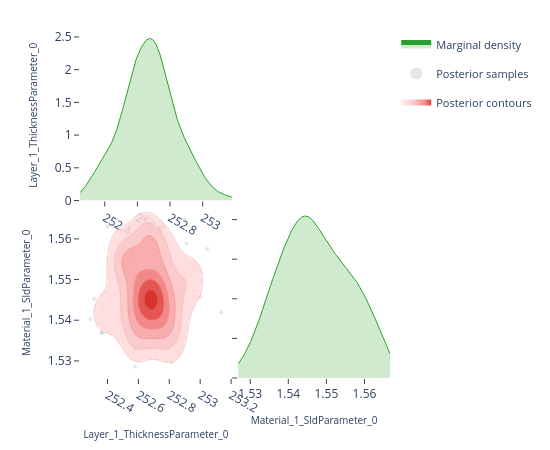

Notebook code cell kept with this figure:
### Code cell
# ---- Pairwise focus: thickness vs SLD ---------------------------------------
# A 2-parameter corner plot zooms in on the joint posterior for a specific
# pair.  This is the same view the EasyReflectometryApp's "2D Heatmap"
# sub-tab uses to inspect parameter degeneracies.


params_of_interest = ['Layer_1_ThicknessParameter_0', 'Material_1_SldParameter_0']
idx = [posterior.param_names.index(p) for p in params_of_interest]
subset_draws = np.asarray(posterior.draws)[:, idx]

fig = plot_corner(subset_draws, params_of_interest)
fig.show()

### Figure 1 — Plotly figure (JSON) as saved in the notebook; plotly's stock layout.template omitted (floating-point values rounded to 4 significant figures; data arrays with more than 128 entries replaced by an {"elided": "..."} marker saying what was removed)
{"data": [{"fill": "tozeroy", "fillcolor": "rgba(44, 160, 44, 0.22)", "hoverinfo": "skip", "legendgroup": "marginal", "line": {"color": "rgb(44, 160, 44)", "width": 1}, "mode": "lines", "name": "Marginal density", "showlegend": true, "type": "scatter", "x": {"elided": "256 float values"}, "xaxis": "x", "y": {"elided": "256 float values"}, "yaxis": "y"}, {"hoverinfo": "skip", "legendgroup": "scatter", "marker": {"color": "rgba(140, 140, 140, 0.22)", "size": 4}, "mode": "markers", "name": "Posterior samples", "showlegend": true, "type": "scatter", "x": [252.9, 252.7, 252.5, 252.5, 252.9, 252.7, 252.4, 252.6, 252.6, 252.6, 252.7, 252.7, 252.8, 252.4, 252.7, 252.7, 252.8, 252.6, 252.5, 252.7, 252.4, 252.6, 252.5, 252.8, 252.9, 252.6, 252.6, 252.8, 252.5, 252.7, 253.1, 252.8, 252.9, 252.7, 252.5, 252.7, 252.8, 252.6, 252.7, 253.0, 252.6, 252.8, 252.5, 252.7, 252.6, 252.8, 252.9, 253.0, 252.6, 252.9, 252.8, 252.7, 252.4, 252.6, 253.0, 252.6, 252.4, 252.6, 253.0, 252.7, 252.6, 252.8, 252.7, 252.7, 252.9, 252.7, 252.5, 252.7, 252.8, 252.8, 252.4, 252.6, 252.8, 252.9, 252.5, 252.6, 252.7, 252.6, 252.8, 252.9, 252.6, 252.7, 252.7, 253.0, 252.6, 252.6, 252.5, 252.4, 252.5, 252.7, 252.7, 252.4, 252.6, 252.8, 252.6, 252.7, 252.6, 252.7, 252.8, 252.6, 252.7, 252.7, 252.6, 252.6, 252.6, 252.8, 252.9, 252.6, 252.9, 252.4, 252.6, 252.3, 252.7, 252.7, 252.7, 252.7, 252.3], "xaxis": "x3", "y": [1.533, 1.535, 1.562, 1.555, 1.539, 1.559, 1.543, 1.545, 1.541, 1.542, 1.539, 1.562, 1.553, 1.543, 1.548, 1.562, 1.535, 1.54, 1.55, 1.552, 1.553, 1.543, 1.557, 1.54, 1.537, 1.547, 1.534, 1.545, 1.558, 1.541, 1.542, 1.53, 1.552, 1.546, 1.551, 1.543, 1.54, 1.532, 1.56, 1.558, 1.535, 1.543, 1.555, 1.547, 1.565, 1.547, 1.543, 1.546, 1.556, 1.547, 1.557, 1.562, 1.563, 1.537, 1.552, 1.544, 1.54, 1.555, 1.552, 1.55, 1.543, 1.53, 1.549, 1.542, 1.551, 1.547, 1.554, 1.56, 1.558, 1.552, 1.537, 1.556, 1.546, 1.565, 1.537, 1.54, 1.544, 1.565, 1.559, 1.559, 1.533, 1.549, 1.54, 1.547, 1.554, 1.537, 1.543, 1.547, 1.538, 1.56, 1.556, 1.563, 1.55, 1.541, 1.557, 1.557, 1.546, 1.549, 1.552, 1.55, 1.535, 1.537, 1.547, 1.54, 1.547, 1.537, 1.551, 1.529, 1.533, 1.537, 1.553, 1.545, 1.543, 1.546, 1.545, 1.545, 1.54], "yaxis": "y3", "zorder": 0}, {"colorscale": [[0.0, "rgba(255, 224, 224, 0.62)"], [0.35, "rgba(250, 188, 188, 0.70)"], [0.6, "rgba(245, 148, 148, 0.78)"], [0.82, "rgba(237, 104, 104, 0.84)"], [1.0, "rgba(215, 48, 39, 0.90)"]], "connectgaps": false, "contours": {"coloring": "fill", "end": 95.79, "showlabels": false, "showlines": false, "size": 15.12, "start": 20.17}, "hoverinfo": "skip", "legendgroup": "contour", "name": "Posterior contours", "showlegend": true, "showscale": false, "type": "contour", "x": [252.2, 252.3, 252.3, 252.3, 252.3, 252.3, 252.3, 252.3, 252.3, 252.4, 252.4, 252.4, 252.4, 252.4, 252.4, 252.4, 252.4, 252.4, 252.5, 252.5, 252.5, 252.5, 252.5, 252.5, 252.5, 252.5, 252.6, 252.6, 252.6, 252.6, 252.6, 252.6, 252.6, 252.6, 252.6, 252.7, 252.7, 252.7, 252.7, 252.7, 252.7, 252.7, 252.7, 252.8, 252.8, 252.8, 252.8, 252.8, 252.8, 252.8, 252.8, 252.8, 252.9, 252.9, 252.9, 252.9, 252.9, 252.9, 252.9, 252.9, 253.0, 253.0, 253.0, 253.0, 253.0, 253.0, 253.0, 253.0, 253.0, 253.1, 253.1, 253.1, 253.1, 253.1, 253.1, 253.1, 253.1, 253.2, 253.2, 253.2], "xaxis": "x3", "y": [1.527, 1.527, 1.528, 1.528, 1.529, 1.529, 1.53, 1.53, 1.531, 1.531, 1.532, 1.532, 1.533, 1.533, 1.534, 1.534, 1.535, 1.535, 1.536, 1.536, 1.537, 1.537, 1.538, 1.538, 1.539, 1.539, 1.54, 1.54, 1.541, 1.541, 1.542, 1.542, 1.543, 1.543, 1.544, 1.544, 1.545, 1.545, 1.546, 1.547, 1.547, 1.548, 1.548, 1.549, 1.549, 1.55, 1.55, 1.551, 1.551, 1.552, 1.552, 1.553, 1.553, 1.554, 1.554, 1.555, 1.555, 1.556, 1.556, 1.557, 1.557, 1.558, 1.558, 1.559, 1.559, 1.56, 1.56, 1.561, 1.561, 1.562, 1.562, 1.563, 1.563, 1.564, 1.564, 1.565, 1.565, 1.566, 1.566, 1.567], "yaxis": "y3", "z": {"elided": "80x80 float values"}, "zmax": 95.79, "zmin": 20.17, "zorder": 1}, {"colorscale": [[0.0, "rgba(250, 188, 188, 0.94)"], [0.35, "rgba(250, 188, 188, 0.94)"], [0.35, "rgba(245, 148, 148, 0.95)"], [0.6, "rgba(245, 148, 148, 0.95)"], [0.6, "rgba(237, 104, 104, 0.96)"], [0.82, "rgba(237, 104, 104, 0.96)"], [0.82, "rgba(215, 48, 39, 0.98)"], [1.0, "rgba(215, 48, 39, 0.98)"]], "contours": {"coloring": "lines", "end": 95.79, "showlabels": false, "size": 15.12, "start": 20.17}, "hoverinfo": "skip", "legendgroup": "contour", "line": {"width": 0.9}, "showlegend": false, "showscale": false, "type": "contour", "x": [252.2, 252.3, 252.3, 252.3, 252.3, 252.3, 252.3, 252.3, 252.3, 252.4, 252.4, 252.4, 252.4, 252.4, 252.4, 252.4, 252.4, 252.4, 252.5, 252.5, 252.5, 252.5, 252.5, 252.5, 252.5, 252.5, 252.6, 252.6, 252.6, 252.6, 252.6, 252.6, 252.6, 252.6, 252.6, 252.7, 252.7, 252.7, 252.7, 252.7, 252.7, 252.7, 252.7, 252.8, 252.8, 252.8, 252.8, 252.8, 252.8, 252.8, 252.8, 252.8, 252.9, 252.9, 252.9, 252.9, 252.9, 252.9, 252.9, 252.9, 253.0, 253.0, 253.0, 253.0, 253.0, 253.0, 253.0, 253.0, 253.0, 253.1, 253.1, 253.1, 253.1, 253.1, 253.1, 253.1, 253.1, 253.2, 253.2, 253.2], "xaxis": "x3", "y": [1.527, 1.527, 1.528, 1.528, 1.529, 1.529, 1.53, 1.53, 1.531, 1.531, 1.532, 1.532, 1.533, 1.533, 1.534, 1.534, 1.535, 1.535, 1.536, 1.536, 1.537, 1.537, 1.538, 1.538, 1.539, 1.539, 1.54, 1.54, 1.541, 1.541, 1.542, 1.542, 1.543, 1.543, 1.544, 1.544, 1.545, 1.545, 1.546, 1.547, 1.547, 1.548, 1.548, 1.549, 1.549, 1.55, 1.55, 1.551, 1.551, 1.552, 1.552, 1.553, 1.553, 1.554, 1.554, 1.555, 1.555, 1.556, 1.556, 1.557, 1.557, 1.558, 1.558, 1.559, 1.559, 1.56, 1.56, 1.561, 1.561, 1.562, 1.562, 1.563, 1.563, 1.564, 1.564, 1.565, 1.565, 1.566, 1.566, 1.567], "yaxis": "y3", "z": {"elided": "80x80 float values"}, "zmax": 95.79, "zmin": 20.17, "zorder": 2}, {"fill": "tozeroy", "fillcolor": "rgba(44, 160, 44, 0.22)", "hoverinfo": "skip", "legendgroup": "marginal", "line": {"color": "rgb(44, 160, 44)", "width": 1}, "mode": "lines", "name": "Marginal density", "showlegend": false, "type": "scatter", "x": {"elided": "256 float values"}, "xaxis": "x4", "y": {"elided": "256 float values"}, "yaxis": "y4"}], "layout": {"height": 450, "legend": {"font": {"size": 11}, "itemsizing": "constant", "orientation": "v", "x": 1.02, "xanchor": "left", "y": 1.0, "yanchor": "top"}, "margin": {"b": 60, "l": 80, "r": 160, "t": 30}, "plot_bgcolor": "white", "showlegend": true, "width": 550, "xaxis": {"anchor": "y", "domain": [0.0, 0.49], "showgrid": false, "ticks": "outside", "zeroline": false}, "xaxis2": {"anchor": "y2", "domain": [0.51, 1.0], "showgrid": false, "ticks": "outside", "visible": false, "zeroline": false}, "xaxis3": {"anchor": "y3", "domain": [0.0, 0.49], "showgrid": false, "ticks": "outside", "title": {"font": {"size": 10}, "text": "Layer_1_ThicknessParameter_0"}, "zeroline": false}, "xaxis4": {"anchor": "y4", "domain": [0.51, 1.0], "showgrid": false, "ticks": "outside", "title": {"font": {"size": 10}, "text": "Material_1_SldParameter_0"}, "zeroline": false}, "yaxis": {"anchor": "x", "domain": [0.51, 1.0], "showgrid": false, "ticks": "outside", "title": {"font": {"size": 10}, "text": "Layer_1_ThicknessParameter_0"}, "zeroline": false}, "yaxis2": {"anchor": "x2", "domain": [0.51, 1.0], "showgrid": false, "ticks": "outside", "visible": false, "zeroline": false}, "yaxis3": {"anchor": "x3", "domain": [0.0, 0.49], "showgrid": false, "ticks": "outside", "title": {"font": {"size": 10}, "text": "Material_1_SldParameter_0"}, "zeroline": false}, "yaxis4": {"anchor": "x4", "domain": [0.0, 0.49], "showgrid": false, "showticklabels": false, "ticks": "outside", "zeroline": false}}}
